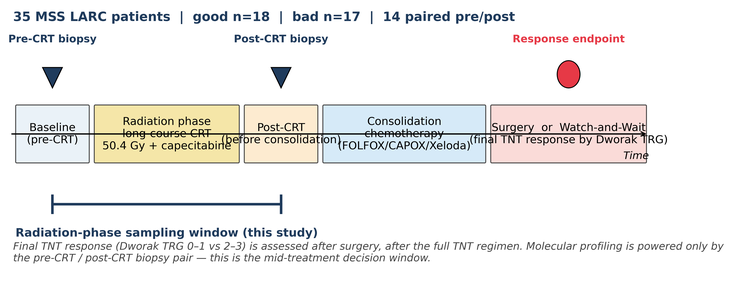
#> input picture figures/panels_v3/Fig1A_study_design_v2.png, 732 x 285 px, shrunk from 5294 x 2060 before the run, found by its file name
$ python 51_fig1_composite_v2.py
#> lines starting #> are read from the running program, lines starting #| are printed output that depends on the picture
"""Compose the new Fig 1 (Option 2) = 4 panels:
  A Study design (wide, top)
  B Sankey (sex→cT→response)
  C Sample matrix (WES × RNA × timepoint)
  D Headline 3-narrative preview forest (wide, bottom)
"""
from pathlib import Path
import matplotlib
matplotlib.use('Agg')
import matplotlib.pyplot as plt
import matplotlib.image as mpimg

PV3  = Path('/data/data/TNT/analysis/figures/panels_v3')
MAIN = Path('/data/data/TNT/analysis/genome_medicine_submission/main_figures')

plt.rcParams.update({'font.family':'DejaVu Sans', 'font.size':9, 'axes.linewidth':0.6})

def place(ax, path, letter=None):
#> called with letter = 'A'
    if not Path(path).exists():
        ax.text(0.5, 0.5, f'missing: {Path(path).name}', ha='center', va='center',
                transform=ax.transAxes, color='red'); ax.axis('off'); return
    img = mpimg.imread(path)
#> img is the input picture: shape (285, 732, 4) float32; mean R, G, B, A 0.936, 0.932, 0.927, 1
    ax.imshow(img); ax.axis('off')
    if letter:
        ax.text(-0.02, 1.03, letter, transform=ax.transAxes,
                fontsize=16, fontweight='bold', color='#1F3B5C', va='top')

fig = plt.figure(figsize=(16, 10))
gs = fig.add_gridspec(2, 2, height_ratios=[1.0, 1.0],
                      width_ratios=[1.0, 1.0],
                      hspace=0.08, wspace=0.08)

# A — Study design (top-left, spans left column)
ax = fig.add_subplot(gs[0, :])
place(ax, PV3/'Fig1A_study_design_v2.png', letter='A')

# B — Sankey (bottom-left)
ax = fig.add_subplot(gs[1, 0])
place(ax, PV3/'Fig1A_sankey.png', letter='B')
#> call 2 of place, with letter = 'B'
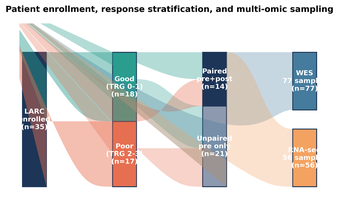
#> input picture figures/panels_v2/Fig1A_sankey.png, 339 x 221 px, shrunk from 2450 x 1595 before the run, found by its file name
#> in place, img is the input picture: shape (221, 339, 4) float32; mean R, G, B, A 0.845, 0.836, 0.827, 1

# C — Sample matrix (bottom-right would be covered by D preview — rearrange):
# Use 3-row layout:  row 1 = A design (wide)  /  row 2 = B sankey + C matrix  /  row 3 = D preview
plt.close(fig)
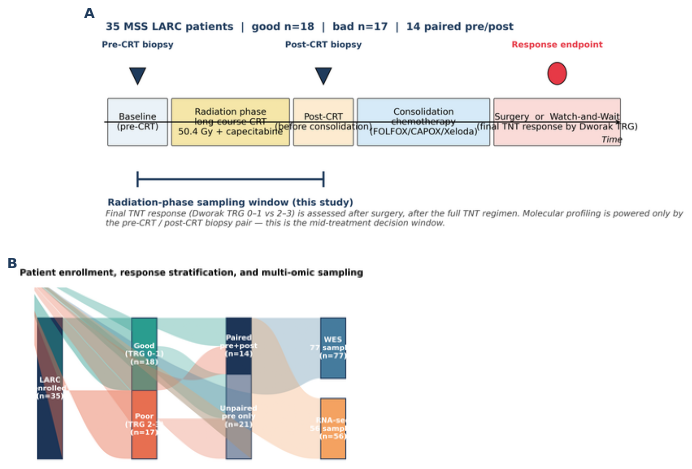
#> figure drawn by matplotlib, 2 panels

fig = plt.figure(figsize=(16, 12))
gs = fig.add_gridspec(3, 2, height_ratios=[1.05, 1.20, 0.85], hspace=0.12, wspace=0.06)

ax = fig.add_subplot(gs[0, :])
place(ax, PV3/'Fig1A_study_design_v2.png', letter='A')

ax = fig.add_subplot(gs[1, 0])
place(ax, PV3/'Fig1A_sankey.png', letter='B')

ax = fig.add_subplot(gs[1, 1])
place(ax, PV3/'Fig1D_sample_matrix.png', letter='C')
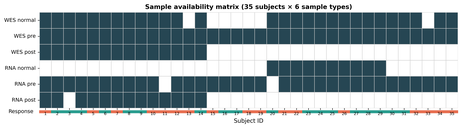
#> input picture figures/panels/Fig1D_sample_matrix.png, 462 x 128 px, shrunk from 3337 x 926 before the run, found by its file name
#> in place, img is the input picture: shape (128, 462, 4) float32; mean R, G, B, A 0.623, 0.674, 0.693, 1

ax = fig.add_subplot(gs[2, :])
place(ax, PV3/'Fig1D_preview_forest.png', letter='D')
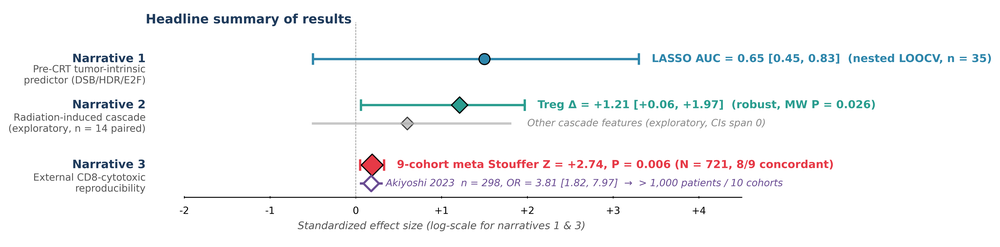
#> input picture figures/panels_v3/Fig1D_preview_forest.png, 1000 x 247 px, shrunk from 7229 x 1783 before the run, found by its file name
#> in place, img is the input picture: shape (247, 1000, 4) float32; mean R, G, B, A 0.969, 0.97, 0.973, 1

# NO suptitle (user rule: no figure title)
for ext in ('png','pdf'):
    fig.savefig(MAIN/f'Fig1_cohort.{ext}', dpi=600, bbox_inches='tight')
plt.close(fig)
print('saved new Fig1_cohort')
